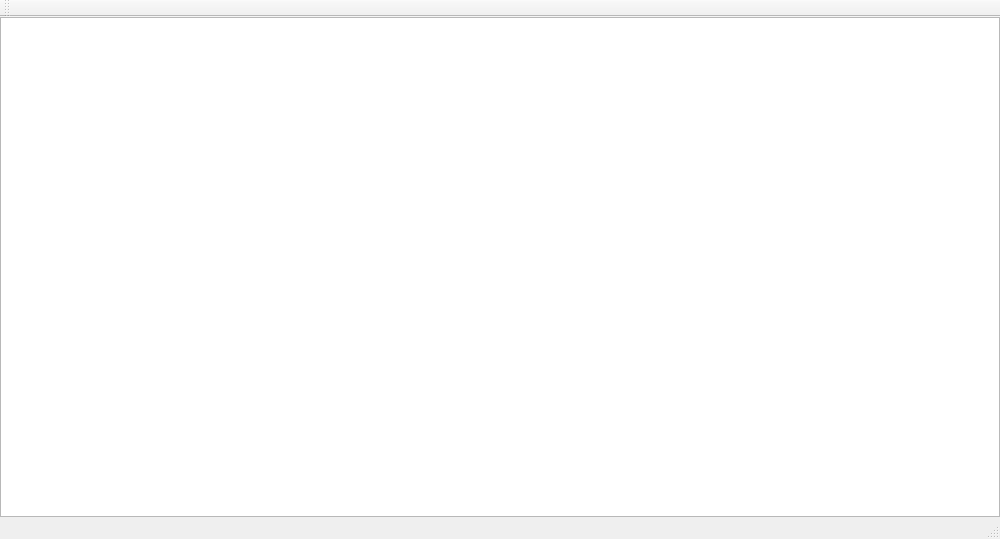
<?xml version="1.0" encoding="UTF-8"?>
<ui version="4.0">
 <class>MainWindow</class>
 <widget class="QMainWindow" name="MainWindow">
  <property name="geometry">
   <rect>
    <x>0</x>
    <y>0</y>
    <width>513</width>
    <height>302</height>
   </rect>
  </property>
  <property name="windowTitle">
   <string>MainWindow</string>
  </property>
  <widget class="QWidget" name="centralWidget">
   <layout class="QGridLayout" name="gridLayout">
    <property name="leftMargin">
     <number>0</number>
    </property>
    <property name="topMargin">
     <number>0</number>
    </property>
    <property name="rightMargin">
     <number>0</number>
    </property>
    <property name="bottomMargin">
     <number>0</number>
    </property>
    <property name="spacing">
     <number>0</number>
    </property>
    <item row="2" column="0">
     <widget class="QGraphicsView" name="graphicsView">
      <property name="minimumSize">
       <size>
        <width>1000</width>
        <height>500</height>
       </size>
      </property>
     </widget>
    </item>
   </layout>
  </widget>
  <widget class="QMenuBar" name="menuBar">
   <property name="geometry">
    <rect>
     <x>0</x>
     <y>0</y>
     <width>513</width>
     <height>20</height>
    </rect>
   </property>
  </widget>
  <widget class="QToolBar" name="mainToolBar">
   <attribute name="toolBarArea">
    <enum>TopToolBarArea</enum>
   </attribute>
   <attribute name="toolBarBreak">
    <bool>false</bool>
   </attribute>
  </widget>
  <widget class="QStatusBar" name="statusBar"/>
 </widget>
 <layoutdefault spacing="6" margin="11"/>
 <resources/>
 <connections/>
</ui>
